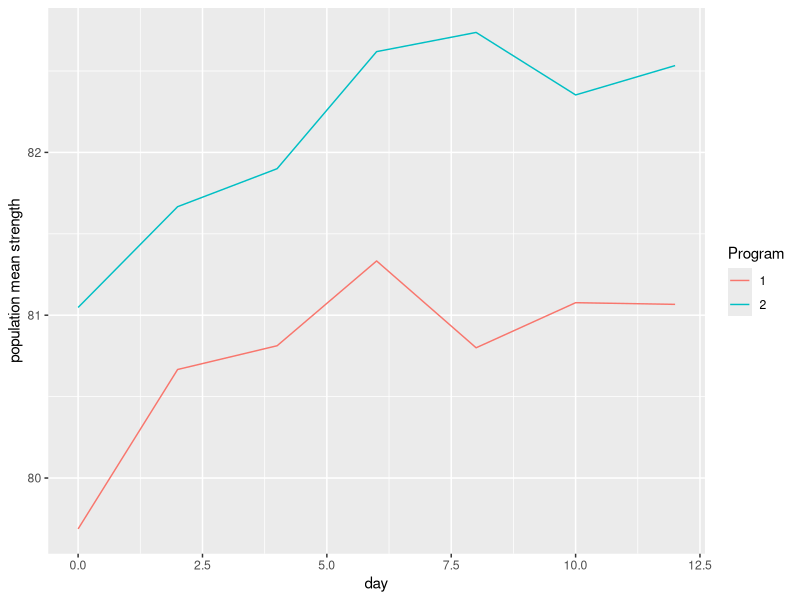

The R source for this figure:
library(tidyverse)
library(foreign)
library(nlme)

exercise <- read.dta("../datasets/exercise.dta")

exercise <- exercise %>%
  as_tibble() %>%
  gather(day, strength, y0:y12) %>%
  mutate(
    group_label = ifelse(group == 1, "Program1", "Program2"),
    day_num = case_when(
      day == "y0" ~ 0,
      day == "y2" ~ 2,
      day == "y4" ~ 4,
      day == "y6" ~ 6,
      day == "y8" ~ 8,
      day == "y10" ~ 10,
      day == "y12" ~ 12
    )
  ) %>%
  mutate(
    day_num2 = as.integer(day_num),
    group_label2 = factor(group_label),
    group_label3 = group - 1
  )
# Program1 = number of repetitions increased, but same weight
# Program2 = repetitions fixed, but weight increased

# 8.1.1 
# On a single graph, construct a time plot that displays the mean strength versus
# time (in days) for the two treatment groups. Describe the general characteristics
# of the time trends for the two exercise programs.
mean_pop <- exercise %>%
  group_by(group, day_num) %>%
  summarize(mean = mean(strength, na.rm = TRUE))

p1 <- mean_pop %>%
  ggplot(aes(x = day_num, y = mean, color = factor(group))) +
  geom_line() +
  labs(x = "day", y = "population mean strength", color = "Program")

# People enrolled in Program 2 appear to be inherently stronger.
# Strength in both programs increase until day 6 and then it plateaus.

# 8.1.2 
# Read the data from the external file and put the data in a "univariate" or "long"
# format, with 7 "records" per patient.

# 8.1.3
# Fit a model with randomly varying intercepts and slopes, and allow the mean
# values of the intercept and slope to depend on treatment group (i.e., include
# main effect of treatment, a linear time trend, and a treatment by linear time
# trend ineteraction as fixed effects).

    #(a) What is the estimated variance of the random intercepts?
    #(b) What is the estimated variance of the random slopes?
    #(c) What is the estimated correlation between the random intercepts and slopes?
    #(d) Give an interpretation to the magnitude of the estimate variance of the
    #    random intercepts. For example, "approximately 95% of subjects have baseline
    #    measures of strength between a and b" (calculate the limits of the interval
    #    between a and b).
    #(e) Give an interpretation to the magnitude of the estimate variance of the random
    #    slopes.

exercise <- exercise %>%
  filter(!is.na(strength))

model1 <- lme(
  strength ~ group_label * day_num,
  data = exercise,
  random = ~ group_label * day_num | id
)

# create individual models for my purpose
exercise_grouped <- groupedData(
  strength ~ day_num | id,
  data = as_data_frame(exercise),
  labels = list(x = "day", y = "strength"),
  outer = ~ group
)

model2 <- lme(
  strength ~ group_label + day_num,
  data = exercise,
  random = ~ group_label + day_num | id
)

# (a) What is the estimated variance of the random intercepts?
# Intercept        = 9.69
# group (Program2) = 1.70

# (b) What is the estiamted variance of the random slopes?
# day (time)       = 0.047
# intereaction     = 0.029

# (c) What is the estimated correlation between the random intercepts and slopes?
# use getVarCov to get these values
# intercept - group        = -0.59
# intercept - day (time)   = 0.11
# intercept - interaction  = -0.16
# group - day (time)       = -0.07
# group - interaction      = 0.0024
# day (time) - interaction = -0.027

#(d) Give an interpretation to the magnitude of the estimate variance of the
#    random intercepts. For example, "approximately 95% of subjects have baseline
#    measures of strength between a and b" (calculate the limits of the interval
#    between a and b).
# Approximately 95% of subjects in program1 have baseline measures of strength between 
# (80.1 - 1.96 * 3.11, 80.1 + 1.96 * 3.11) = (73.9, 86.1)
#
# Variance of program2 population = (9.69 + 1.70 + 2 * (-0.59) = 10.21
# Apprixmately 95% of subjects in program2 have baseline measuers of strength between
# (81.2 - 1.96 * 3.20, 81.2 + 1.96 * 3.20) = (74.9, 87.5)

# Since there is much overlap between program1 and program2 initial strength, there is
# no significant difference between the two. This is confirmed by looking at the
# p-value (0.2901).

#(e) Give an interpretation to the magnitude of the estimate variance of the random
#    slopes.

# The estimate of the program1 mean slope is 0.11715 which is significant at the 0.05 level.
# Approximately 95% of people in program1 have strength changes between
# (0.12 - 1.96 * 0.22, 0.12 + 1.96 * 0.22) = (-0.31, 0.5512) which is not a lot.
# 36% of interval is strength loss.

# The estimate of the program2-time interaction slope is 0.049 which is not significant
# at the 0.05 level. This means under program2 strength changes at the rate 
# 0.049 + 0.12 = 0.17. The variance for this estimate is 0.047 + 0.029 + 2 * (-0.027) = 0.022
# Approximately 95% of people in program2 have strength changes between
# (0.17 - 1.96 * 0.15, 0.17 + 1.96 * 0.15) = (-0.124, 0.464). This interval is entirely
# within group1 rate of increase, hence it is not significant.

# 8.1.4 
# Is a model with only randomly varying intercepts defensible? Explain.
model3 <- lme(
  strength ~ group_label * day_num,
  data = exercise,
  random = ~ group_label | id
)

# From the plot of the intervals in lmList, there is some participant variation accross
# the slope day_num, but not nearly as much as the intercept. When performing an anova
# between model1 and model3, model1 is better in terms of AIC, BIC, and logLik.

# 8.1.5 
# What are teh mean intercept and slope in the two exercise programs?
# Program1 intercept = 80.1
# Program1 slope     = 0.12
# Program2 intercept = 80.1 + 1.3 = 81.4
# Program2 slope     = 0.12 + 0.049 = 0.169

# 8.16 
# Based on teh previous analysis, interpret the effect of treatment on chagnes in
# strength. Does your analysis suggest a difference between the two groups?
# There is not a difference of baseline strength between the two groups (p = 0.2901).
# Tehre is not a difference of strength change between tht two groups (p = 0.4815)

# 8.1.7 
# What is the estimate of Var(Yi1|bi)? What is the estimate of Var(Yi1)? Explain
# the difference.
# Cov(Yi|bi) = Ri = sigma^2 * I_ni
# Cov(Yi) = ZiGZi' + sigma^2 * I_ni
# so that Var(Yi1|bi) = sigma^2 and Var(Yi1) = a long equation dependent on time, grouping, 
# and G Var(Yi1|bi) is the deviation of the first measurement from the specific participant's
# mean response profile. Var(Yi1) is the deviation of the first measurement from the 
# population mean response profile. It accounts for the correlation for a participant's 
# measurements.

# 8.1.8 
# Obtain the predicted (emrirical BLUP) intercept and slope for each subject.
bs <- coefficients(model1)

# 8.1.9
# Using any standard linear regression procedure, obtain the ordinary least squares
# (OLS) estiamtes of the intercept and slpe from the regression of strength on
# time (in days) for subject 24 (ID = 24)l. That is rescrite the analysis to data on
# subject 24 only and estimate that subject's intercept and slope.
data_24 <- exercise %>%
  filter(id == 24) 
ols_24 <- lm(strength ~ day_num, data = data_24)

# 8.1.10
# For subject 24 (ID = 24), compare the predicted intercepts and slopes obtained
# in Problems 8.1.8 and 8.1.9. How and why might these differ?
# ols intercept = 87.8
# ols slope     = 0.45
# lme intercept = 86.94 + 1.27 = 88.21
# lme slope     = 0.372 + (-0.05195) = 0.32
# For lme model, intercept and group share variance, so some of it might be lost hence the
# lower final intercept value compared with ols model. This is the same with the slopes.

